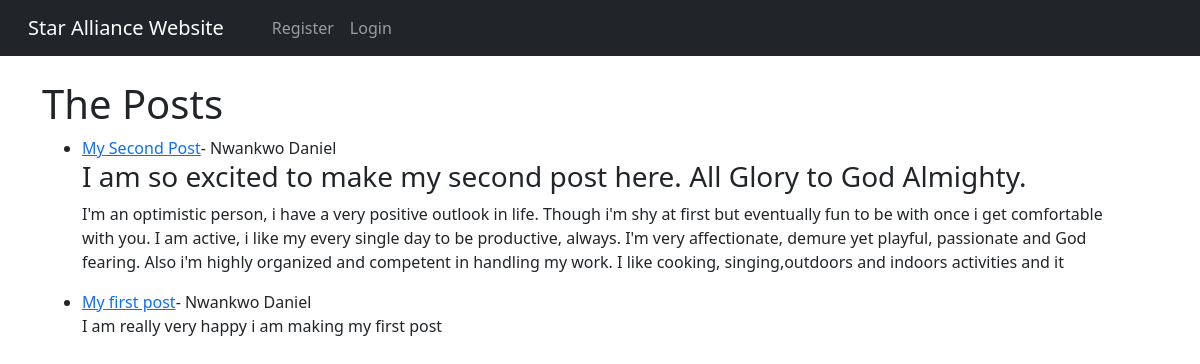
The page / on the database its author committed.
### theblog/models.py (models this page shows, shortened)
class Post(models.Model):
    title = models.CharField(max_length = 255)
    title_tag = models.CharField(max_length = 255,default="Star Alliance")
    category = models.CharField(max_length = 255,default="coding")
    author = models.ForeignKey(User, on_delete=models.CASCADE)
    body = models.TextField()
    post_date = models.DateField(auto_now_add = True)

### theblog/views.py (the view)
# urls.py: path('', HomeView.as_view(), name='home'),
class HomeView(ListView):
    model = Post
    template_name = 'home.html'
    ordering = ['-id']

### theblog/templates/home.html (shortened to what this page needs)
{% extends 'base.html' %}
{% block content %}
<h1>The Posts</h1>
<ul>
    {% for post in object_list%}
        <li><a href="{% url 'article-detail' post.pk %}" >{{post.title}}</a>- {{post.author.first_name}}
        {{post.author.last_name}}
        {{post.body| slice:":500" |safe}}
        </li>
    {% endfor%}
</ul>
{% endblock %}

### theblog/templates/base.html (shortened to what this page needs)
<!doctype html>
<html lang="eng">
  <head>
    <link rel="stylesheet" href="https://cdn.jsdelivr.net/npm/bootstrap@5.3.2/dist/css/bootstrap.rtl.min.css">
  </head>
  <body>
    <nav class="navbar navbar-expand-lg navbar-dark bg-dark">
        <div class="container-fluid">
          <a class="navbar-brand" href="{% url 'home' %}">Star Alliance Website</a>
          <div class="collapse navbar-collapse" id="navbarNav">
            <ul class="navbar-nav">
              {% if user.is_authenticated %}
              <li class="nav-item">
                <a class="nav-link" href="{% url 'add_post' %}">Add Post</a>
              </li>
              <li class="nav-item">
                <a class="nav-link" href="{% url 'add_category' %}">Add Category</a>
              </li>
              <li class="nav-item">
                <a class="nav-link" href="{% url 'logout' %}">Logout</a>
              </li>
            {% else %}
              <li class="nav-item">
                <a class="nav-link" href="{% url 'register' %}">Register</a>
              </li>
              <li class="nav-item">
                <a class="nav-link" href="{% url 'login' %}">Login</a>
              </li>
              {% endif %}
            </ul>
          </div>
        </div>
      </nav>
    <br>
    <div class="container">
        {% block content %}
        {% endblock %}
    </div>
  </body>
</html>

### rows shown on the page
Post: title "My Second Post", author.first_name "Nwankwo", author.last_name "Daniel", body "I am so excited to make my second post here. All Glory to God Almighty. I'm an optimistic person, i have a very positive outlook in life. Though i'm shy at first but eventually fun to be with once i get comfortable with you. I am active, i like my every single day to be productive, always. I'm very affectionate, demure yet playful, passionate and God fearing. Also i'm highly organized and competent in handling my work. I like cooking, singing,outdoors and indoors activities and it"
Post: title "My first post", author.first_name "Nwankwo", author.last_name "Daniel", body "I am really very happy i am making my first post"
